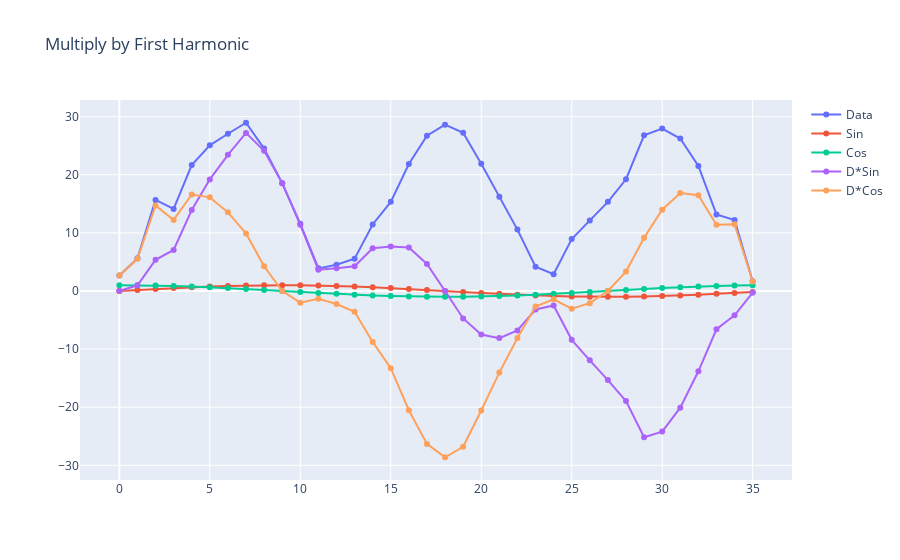

The notebook cell saved with this chart:
### Markdown cell above
## First Harmonic

### Code cell
harm1sin = np.sin(2*np.pi* 1 * okci/36)
harm1cos = np.cos(2*np.pi* 1 * okci/36)

# Generate sin and cos signals
trace1sin = go.Scatter(
    x = okci,
    y = harm1sin,
    mode = 'lines+markers',
    name = 'Sin'
)
trace1cos = go.Scatter(
    x = okci,
    y = harm1cos,
    mode = 'lines+markers',
    name = 'Cos'
)

# Multiply with the original data
p1sin = harm1sin * temps
p1cos = harm1cos * temps

trace1psin = go.Scatter(
    x = okci,
    y = p1sin,
    mode = 'lines+markers',
    name = 'D*Sin'
)
trace1pcos = go.Scatter(
    x = okci,
    y = p1cos,
    mode = 'lines+markers',
    name = 'D*Cos'
)
fig = go.Figure(
    data=[tracedata, trace1sin, trace1cos, trace1psin, trace1pcos],
    layout_title_text="Multiply by First Harmonic"
)

# calculate the integrals/sums/power
print("Integral of sin product:", np.sum(p1sin), " and cos product:", np.sum(p1cos))
print("Total power:", np.sqrt(np.sum(p1sin)**2 + np.sum(p1cos)**2))

fig.show()

### Figure 1 — Plotly figure (JSON) as saved in the notebook; plotly's stock layout.template omitted (floating-point values rounded to 4 significant figures)
{"data": [{"mode": "lines+markers", "name": "Data", "type": "scatter", "x": [0, 1, 2, 3, 4, 5, 6, 7, 8, 9, 10, 11, 12, 13, 14, 15, 16, 17, 18, 19, 20, 21, 22, 23, 24, 25, 26, 27, 28, 29, 30, 31, 32, 33, 34, 35], "y": [2.667, 5.611, 15.67, 14.11, 21.67, 25.06, 27.06, 28.94, 24.5, 18.56, 11.56, 3.889, 4.5, 5.556, 11.44, 15.33, 21.83, 26.72, 28.61, 27.22, 21.89, 16.22, 10.56, 4.167, 2.889, 8.944, 12.11, 15.33, 19.22, 26.78, 27.94, 26.22, 21.5, 13.17, 12.22, 1.667]}, {"mode": "lines+markers", "name": "Sin", "type": "scatter", "x": [0, 1, 2, 3, 4, 5, 6, 7, 8, 9, 10, 11, 12, 13, 14, 15, 16, 17, 18, 19, 20, 21, 22, 23, 24, 25, 26, 27, 28, 29, 30, 31, 32, 33, 34, 35], "y": [0, 0.1736, 0.342, 0.5, 0.6428, 0.766, 0.866, 0.9397, 0.9848, 1, 0.9848, 0.9397, 0.866, 0.766, 0.6428, 0.5, 0.342, 0.1736, 1.225e-16, -0.1736, -0.342, -0.5, -0.6428, -0.766, -0.866, -0.9397, -0.9848, -1, -0.9848, -0.9397, -0.866, -0.766, -0.6428, -0.5, -0.342, -0.1736]}, {"mode": "lines+markers", "name": "Cos", "type": "scatter", "x": [0, 1, 2, 3, 4, 5, 6, 7, 8, 9, 10, 11, 12, 13, 14, 15, 16, 17, 18, 19, 20, 21, 22, 23, 24, 25, 26, 27, 28, 29, 30, 31, 32, 33, 34, 35], "y": [1, 0.9848, 0.9397, 0.866, 0.766, 0.6428, 0.5, 0.342, 0.1736, 6.123e-17, -0.1736, -0.342, -0.5, -0.6428, -0.766, -0.866, -0.9397, -0.9848, -1, -0.9848, -0.9397, -0.866, -0.766, -0.6428, -0.5, -0.342, -0.1736, -1.837e-16, 0.1736, 0.342, 0.5, 0.6428, 0.766, 0.866, 0.9397, 0.9848]}, {"mode": "lines+markers", "name": "D*Sin", "type": "scatter", "x": [0, 1, 2, 3, 4, 5, 6, 7, 8, 9, 10, 11, 12, 13, 14, 15, 16, 17, 18, 19, 20, 21, 22, 23, 24, 25, 26, 27, 28, 29, 30, 31, 32, 33, 34, 35], "y": [0, 0.9744, 5.358, 7.056, 13.93, 19.19, 23.43, 27.2, 24.13, 18.56, 11.38, 3.654, 3.897, 4.256, 7.356, 7.667, 7.467, 4.64, 3.504e-15, -4.727, -7.486, -8.111, -6.785, -3.192, -2.502, -8.405, -11.93, -15.33, -18.93, -25.16, -24.2, -20.09, -13.82, -6.583, -4.18, -0.2894]}, {"mode": "lines+markers", "name": "D*Cos", "type": "scatter", "x": [0, 1, 2, 3, 4, 5, 6, 7, 8, 9, 10, 11, 12, 13, 14, 15, 16, 17, 18, 19, 20, 21, 22, 23, 24, 25, 26, 27, 28, 29, 30, 31, 32, 33, 34, 35], "y": [2.667, 5.526, 14.72, 12.22, 16.6, 16.11, 13.53, 9.9, 4.254, 1.136e-15, -2.007, -1.33, -2.25, -3.571, -8.767, -13.28, -20.52, -26.32, -28.61, -26.81, -20.57, -14.05, -8.086, -2.678, -1.444, -3.059, -2.103, -2.817e-15, 3.338, 9.159, 13.97, 16.86, 16.47, 11.4, 11.49, 1.641]}], "layout": {"autosize": true, "title": {"text": "Multiply by First Harmonic"}, "xaxis": {"autorange": true, "range": [-2.114, 37.11], "type": "linear"}, "yaxis": {"autorange": true, "range": [-32.83, 33.16], "type": "linear"}}}
